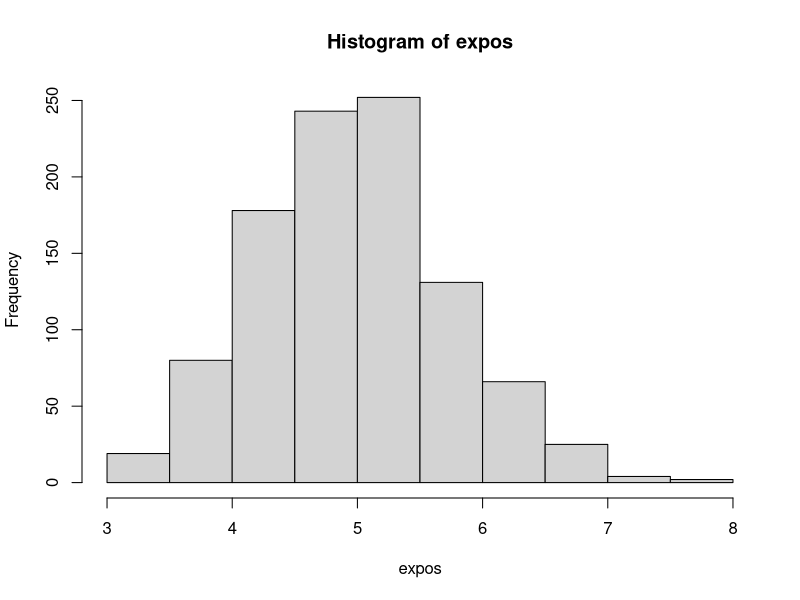

The R script that drew this image:
## ---- chunk 1
Aggregation <- 40
Samples <- 1000
Lambda <- 0.2
## ---- chunk 2
expos <- NULL
for (i in 1:Samples)
  expos = c (expos,
             mean (rexp (Aggregation,
                         rate=Lambda)))
## ---- chunk 3
hist (expos)
